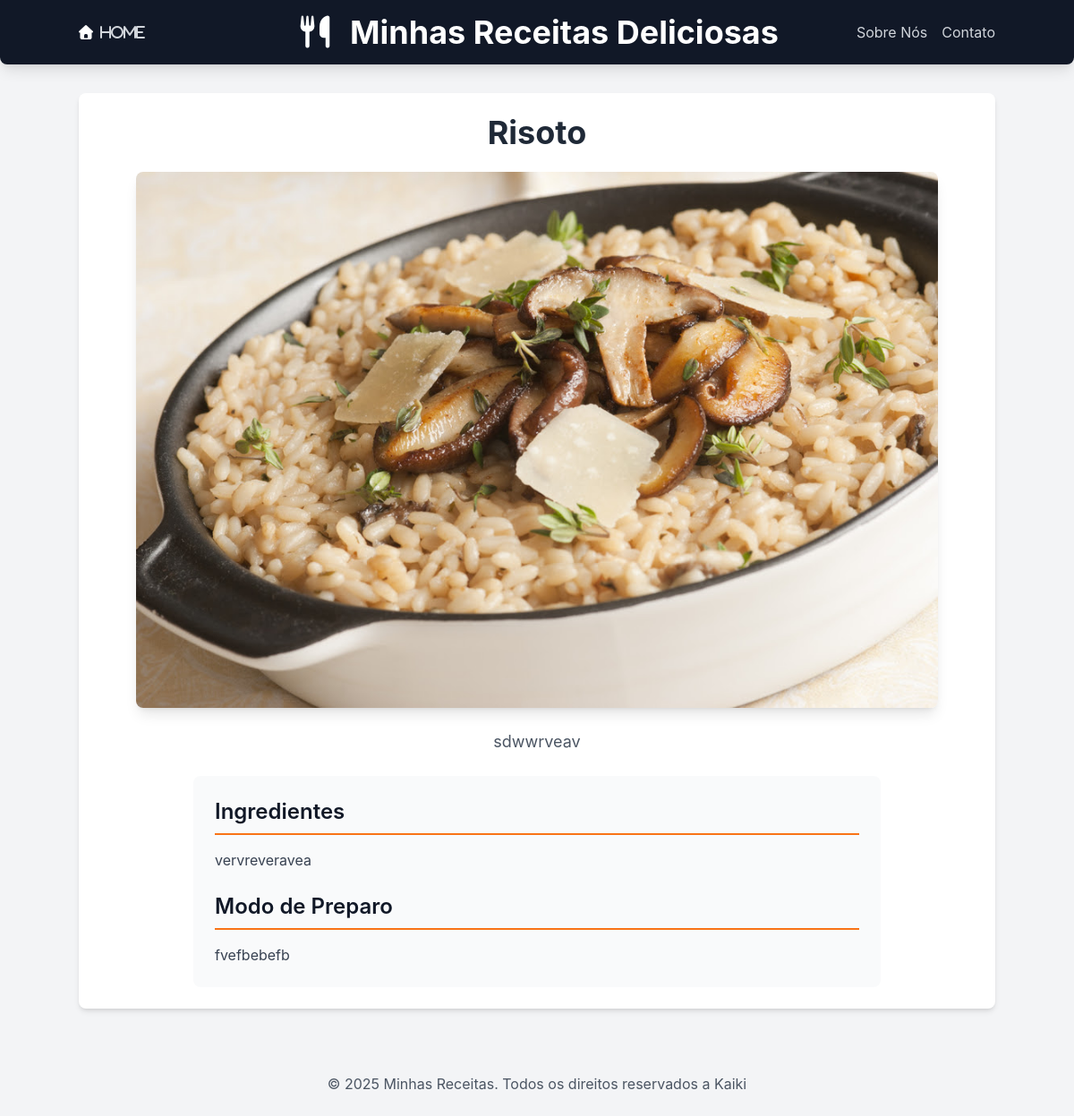
The page /receitas/receita/5/ on the database its author committed.
### receitas/models.py (models this page shows, shortened)
class Receita(models.Model):
    CATEGORIAS=[
        ('comida', 'Comida'),
        ('sobremesa', 'Sobremesa'),
        ('drink', 'Drink'),
    ]
    title = models.CharField(max_length=200)
    description = models.TextField("Descrição")
    ingredients = models.TextField("Ingredientes")
    instructions = models.TextField("Modo de Preparo")
    image =models.ImageField("Imagem", upload_to='receitas/images/', blank=True, null=True)
    categoria = models.CharField("Categoria", max_length=20, choices=CATEGORIAS, default='comida')
    created_at = models.DateTimeField(auto_now_add=True)
    updated_at = models.DateTimeField(auto_now=True)
    class Meta:
        verbose_name = "Receita"
        verbose_name_plural = "Receitas"
        ordering = ['-created_at'] #Ordena as receitas pela data de criação (mais novas primeiro)

### receitas/views.py (the view)
# urls.py: path('receita/<int:id>/', views.receita_detail, name='receita_detail'),
def receita_detail(request, id):
    receita = get_object_or_404(Receita, pk=id)
    context={
        'receita': receita,
    }
    return render(request, 'receitas/receita_detail.html', context)

### receitas/templates/receitas/receita_detail.html (shortened to what this page needs)
{% extends "receitas/base.html" %}
{% block content %}
<div class="space-y-6">
    <h1 class="text-4xl font-bold text-center text-gray-800">{{ receita.title }}</h1>
    {% if receita.image %}
    <div class="w-full max-w-4xl mx-auto">
        <img src="{{ receita.image.url }}" alt="Imagem de {{ receita.title }}"
            class="w-full h-auto max-h-[600px] object-cover rounded-lg shadow-lg">
    </div>
    {% endif %}
    <p class="text-lg text-center text-gray-600 max-w-3xl mx-auto">{{ receita.description }}</p>
    <div class="max-w-3xl mx-auto p-6 bg-gray-50 rounded-lg">
        <h2 class="text-2xl font-semibold mb-4 border-b-2 border-orange-500 pb-2">Ingredientes</h2>
        <div class="prose max-w-none text-gray-700 mb-6">
            {{ receita.ingredients|linebreaks }}
        </div>
        <h2 class="text-2xl font-semibold mb-4 border-b-2 border-orange-500 pb-2">Modo de Preparo</h2>
        <div class="prose max-w-none text-gray-700">
            {{ receita.instructions|linebreaks }}
        </div>
    </div>
</div>
{% endblock %}

### receitas/templates/receitas/base.html (style rules this page uses)
body { font-family: 'Inter', sans-serif; }

### rows shown on the page
Receita: title "Risoto", image (picture), description "sdwwrveav", ingredients "vervreveravea", instructions "fvefbebefb"
